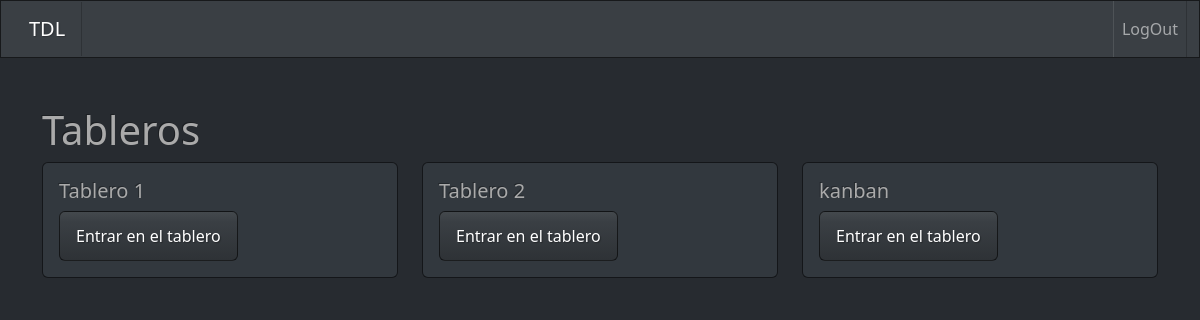
Screenshot of /vista/dashboard.php (signed in) with the database file from the repository.
### tables this page shows
CREATE TABLE IF NOT EXISTS `tablero` (
  `id` int(11) NOT NULL AUTO_INCREMENT,
  `nombre` varchar(255) NOT NULL,
  `user_id` int(11) DEFAULT NULL,
  PRIMARY KEY (`id`),
  KEY `user_id` (`user_id`)
);

### vista/dashboard.php (the view, shortened to what this page needs)
<?php
if (isset($_SESSION['user_type'])) {
    $user_type = $_SESSION['user_type'];
    $host = "localhost";
    $db = "todolist";
    $user = "root";
    $password = "";
    $dsn = "mysql:host=" . $host . ";dbname=" . $db;
    $opciones = array(
        PDO::ATTR_ERRMODE => PDO::ERRMODE_EXCEPTION
    );
    try {
        $pdo = new PDO($dsn, $user, $password, $opciones);
    } catch (PDOException $th) {
        echo "Error de conexión a la base de datos: " . $th->getMessage();
        exit();
    }
    if ($user_type == 1) {
        $user_id = $_SESSION['user_id'];
        $statement = $pdo->prepare("SELECT * FROM tablero WHERE user_id = ?");
        $statement->execute([$user_id]);
        $tableros = $statement->fetchAll();
    } else {
        $statement = $pdo->prepare("SELECT * FROM tablero");
        $statement->execute();
        $tableros = $statement->fetchAll();
    }
}
?>
<!doctype html>
<html lang="en">
  <head>
    <link href="https://bootswatch.com/5/slate/bootstrap.min.css" rel="stylesheet">
    <link rel="stylesheet" href="https://cdnjs.cloudflare.com/ajax/libs/font-awesome/6.0.0-beta2/css/all.min.css">
  </head>
<body>
      <?php include('../vista/navBar.php'); ?>
<div class="container mt-5">
<h1>Tableros</h1>
        <div class="row">
            <?php foreach ($tableros as $tablero) { ?>
                <div class="col-md-4">
                    <div class="card">
                        <div class="card-body">
                            <h5 class="card-title"><?php echo $tablero['nombre']; ?></h5>
                            <a href="entrar_tablero.php?id=<?php echo $tablero['id']; ?>" class="btn btn-primary">Entrar en el tablero</a>
                        </div>
                    </div>
                </div>
            <?php } ?>
        </div>
    </div>
</body>
</html>

### rows the page displays
tablero: nombre "Tablero 1"
tablero: nombre "Tablero 2"
tablero: nombre "kanban"
